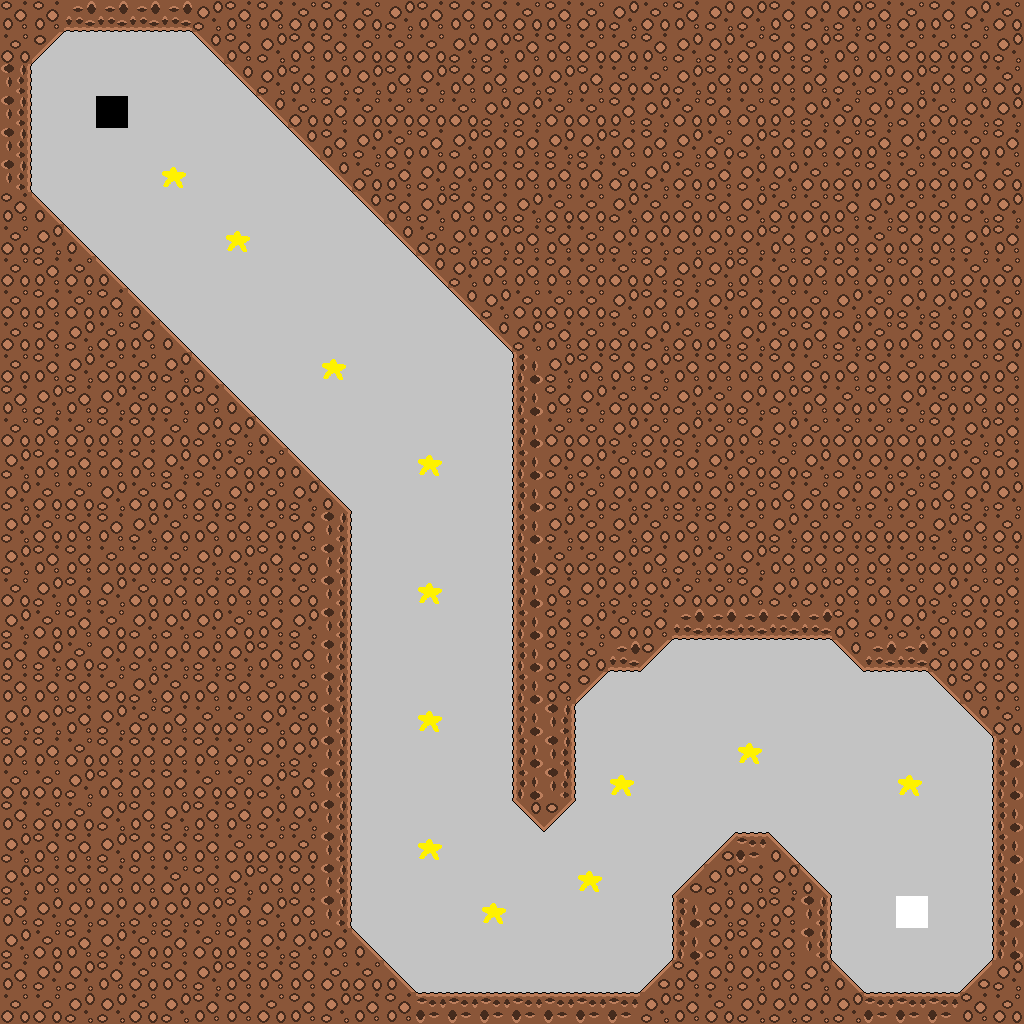

This game map was drawn from its Tiled (.tmx) file and the tilesets committed beside it. A one-line description and the full map source follow:
An orthogonal 32x32 tile map with 32x32 px tiles, 1 tile layer (01).

<map version="1.0" orientation="orthogonal" renderorder="right-down" width="32" height="32" tilewidth="32" tileheight="32" nextobjectid="1">
 <tileset firstgid="1" name="tiles" tilewidth="32" tileheight="32" tilecount="32">
  <image source="../assets/tiles.png" width="1024" height="32" />
 </tileset>
 <layer name="01" width="32" height="32">
  <data encoding="csv">
1,1,13,13,13,13,15,1,1,16,1,16,15,1,1,1,16,1,16,15,16,1,15,15,1,15,15,1,16,1,15,16,
16,18,2,2,2,2,19,1,15,1,1,16,16,16,15,15,1,1,16,16,1,15,15,16,1,15,1,1,16,16,16,15,
12,2,2,2,2,2,2,19,15,1,15,15,1,15,1,1,15,15,1,16,16,15,1,1,1,1,15,15,15,1,1,16,
12,2,2,3,2,2,2,2,19,16,1,16,16,16,16,15,15,16,16,1,15,16,1,16,1,15,16,15,15,16,15,15,
12,2,2,2,2,2,2,2,2,19,1,15,16,1,15,1,1,15,15,1,1,15,16,15,1,1,16,1,15,16,16,1,
12,2,2,2,2,5,2,2,2,2,19,16,1,15,15,1,1,1,1,16,15,16,1,15,15,16,16,1,16,16,1,16,
1,17,2,2,2,2,2,2,2,2,2,19,1,15,1,1,15,16,16,15,16,16,1,15,16,16,1,15,16,16,15,15,
16,15,17,2,2,2,2,5,2,2,2,2,19,16,15,15,1,1,16,15,15,15,15,15,1,15,1,16,1,1,15,1,
16,1,16,17,2,2,2,2,2,2,2,2,2,19,15,1,1,1,16,16,1,15,15,1,16,1,1,16,1,1,16,16,
16,1,16,1,17,2,2,2,2,2,2,2,2,2,19,15,16,16,16,15,1,1,15,1,16,16,15,16,15,15,1,16,
16,1,15,16,1,17,2,2,2,2,2,2,2,2,2,19,15,1,16,16,15,16,1,15,16,1,15,16,1,1,1,16,
16,1,15,16,16,15,17,2,2,2,5,2,2,2,2,2,14,15,1,1,15,1,1,1,1,16,1,1,16,16,16,1,
1,15,1,15,16,15,1,17,2,2,2,2,2,2,2,2,14,1,15,16,16,15,16,15,15,1,16,1,15,16,1,1,
16,1,16,1,1,16,15,15,17,2,2,2,2,2,2,2,14,16,16,15,16,15,16,1,15,16,16,16,16,1,15,1,
15,1,1,1,1,15,15,16,16,17,2,2,2,5,2,2,14,15,15,16,1,1,15,16,16,15,15,15,15,15,16,1,
15,16,16,15,16,1,16,15,16,15,17,2,2,2,2,2,14,15,16,15,15,15,15,16,1,16,15,15,16,1,15,15,
15,16,1,1,15,16,1,1,16,1,12,2,2,2,2,2,14,15,16,15,16,1,1,16,15,16,16,16,16,15,1,16,
15,1,1,16,16,16,15,15,1,16,12,2,2,2,2,2,14,16,16,15,1,15,16,15,1,1,1,1,16,16,1,1,
16,15,1,15,16,1,1,1,1,16,12,2,2,5,2,2,14,1,15,15,15,16,16,1,15,15,1,1,16,15,16,1,
15,16,1,16,15,15,15,16,1,15,12,2,2,2,2,2,14,1,15,16,1,13,13,13,13,13,1,15,15,16,1,1,
1,15,16,15,15,15,15,15,1,1,12,2,2,2,2,2,14,1,16,13,18,2,2,2,2,2,19,13,13,16,16,1,
1,1,1,16,15,16,1,1,16,16,12,2,2,2,2,2,14,1,18,2,2,2,2,2,2,2,2,2,2,19,1,1,
15,15,1,15,16,1,16,16,15,16,12,2,2,5,2,2,14,12,2,2,2,2,2,2,2,2,2,2,2,2,19,16,
1,1,16,1,1,1,1,16,15,15,12,2,2,2,2,2,14,12,2,2,2,2,2,5,2,2,2,2,2,2,2,14,
16,16,15,1,1,1,16,16,15,1,12,2,2,2,2,2,14,12,2,5,2,2,2,2,2,2,2,2,5,2,2,14,
1,16,16,15,1,15,1,1,15,15,12,2,2,2,2,2,19,18,2,2,2,2,2,2,2,2,2,2,2,2,2,14,
15,1,1,15,1,1,1,16,16,16,12,2,2,5,2,2,2,2,2,2,2,2,20,11,17,2,2,2,2,2,2,14,
15,1,1,1,1,16,1,15,1,1,12,2,2,2,2,2,2,2,5,2,2,20,15,1,15,17,2,2,2,2,2,14,
1,15,15,15,15,15,15,1,15,1,12,2,2,2,2,5,2,2,2,2,2,14,15,15,1,12,2,2,4,2,2,14,
15,16,1,15,16,1,16,1,15,15,1,17,2,2,2,2,2,2,2,2,2,14,15,1,1,12,2,2,2,2,2,14,
1,15,15,1,16,1,15,1,1,1,16,16,17,2,2,2,2,2,2,2,20,1,15,15,1,15,17,2,2,2,20,15,
16,16,15,15,16,15,1,1,16,1,15,1,1,11,11,11,11,11,11,11,15,1,16,15,15,15,15,11,11,11,1,16
</data>
 </layer>
</map>
